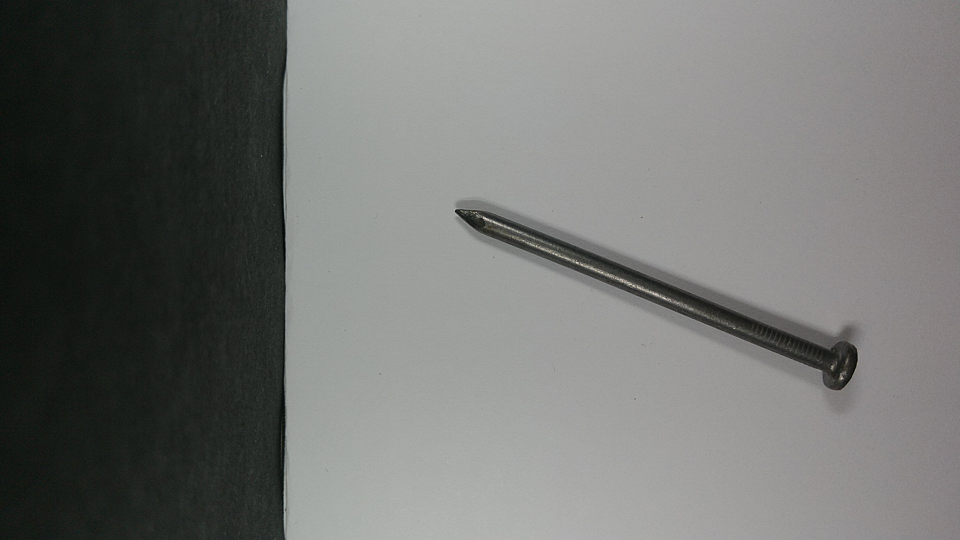
#> input picture Clasificador-de-imagenes/Data-Base/Evaluacion/photo0.jpg, 1920 x 1080 px, found by its file name (shown at 1/2 size)
$ python borrarFondo.py
#> lines starting #> are read from the running program, lines starting #| are printed output that depends on the picture
import numpy as np
import cv2

#Load the Image
imgo = cv2.imread('/home/carlos/Documentos/Image-Classifier/Data-Base/YTrain/ZTornillos/photo0.jpg')
#> imgo is the input picture: shape (1080, 1920, 3); mean B, G, R 112.4, 114.8, 113.6
height, width = imgo.shape[:2]
#> height = 1080; width = 1920

#Create a mask holder
mask = np.zeros(imgo.shape[:2],np.uint8)

#Grab Cut the object
bgdModel = np.zeros((1,65),np.float64)
fgdModel = np.zeros((1,65),np.float64)

#Hard Coding the Rect The object must lie within this rect.
rect = (1079,1079,width-1,height-1)
#> rect = (1079, 1079, 1919, 1079)
cv2.grabCut(imgo,mask,rect,bgdModel,fgdModel,5,cv2.GC_INIT_WITH_RECT)
mask = np.where((mask==2)|(mask==0),0,1).astype('uint8')
img1 = imgo*mask[:,:,np.newaxis]
#> img1: shape (1080, 1920, 3); every value is 0

#Get the background
background = imgo - img1

#Change all pixels in the background that are not black to white
background[np.where((background > [100,100,100]).all(axis = 2))] = [255,255,255]
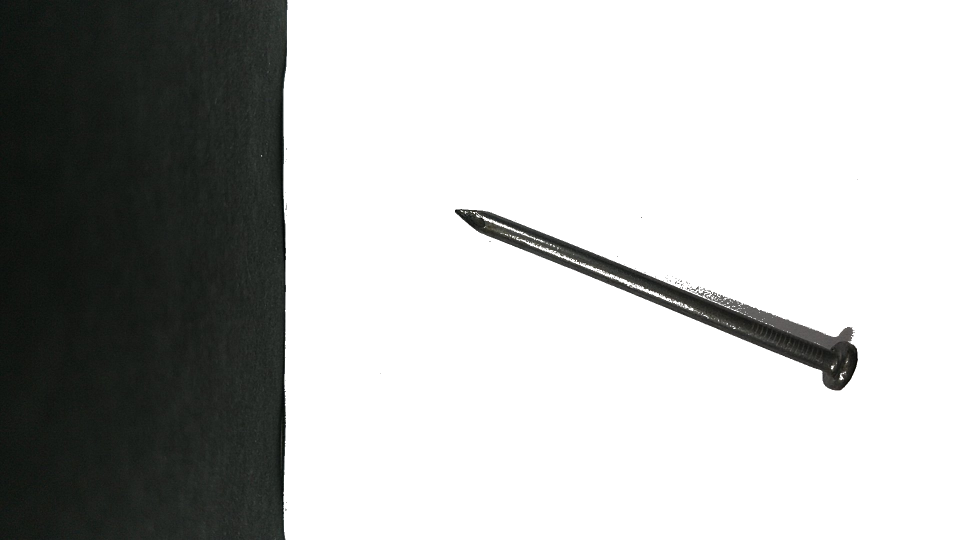
#> background: shape (1080, 1920, 3) (shown at 1/2 size); mean B, G, R 183.1, 184.3, 183.1


#Add the background and the image
final = background + img1

#To be done - Smoothening the edges

cv2.imwrite('image12.jpg', final )

cv2.waitKey(0)
cv2.destroyAllWindows()


$ run again, with Clasificador-de-imagenes/Data-Base/Evaluacion/photo1.jpg copied over Clasificador-de-imagenes/Data-Base/Evaluacion/photo0.jpg
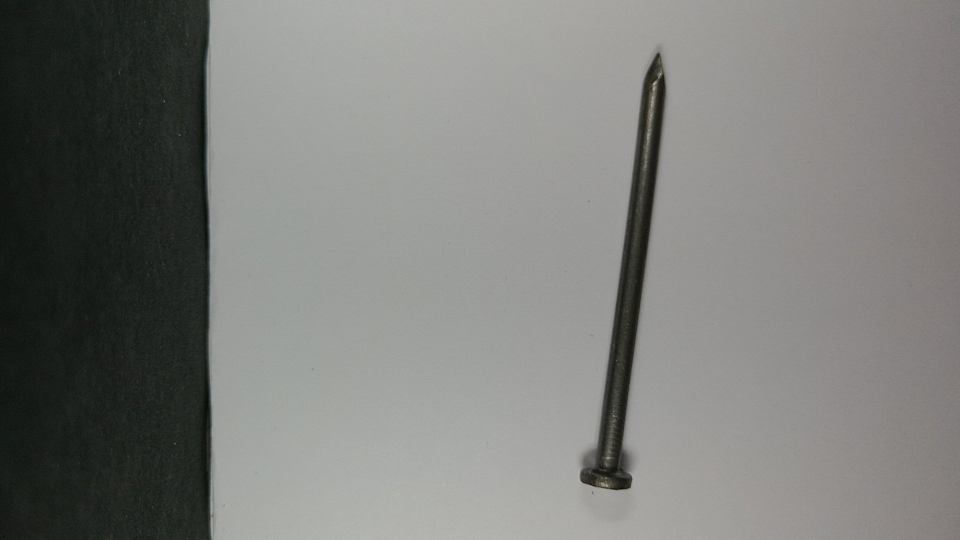
#> input picture Clasificador-de-imagenes/Data-Base/Evaluacion/photo1.jpg, 1920 x 1080 px, found by its file name (shown at 1/2 size)
#> imgo is the input picture: shape (1080, 1920, 3); mean B, G, R 122, 125.1, 124.5
#> img1: shape (1080, 1920, 3); every value is 0
#> `background[np.where((background > [100,100,100]).all(axis = 2))] = [25..`:
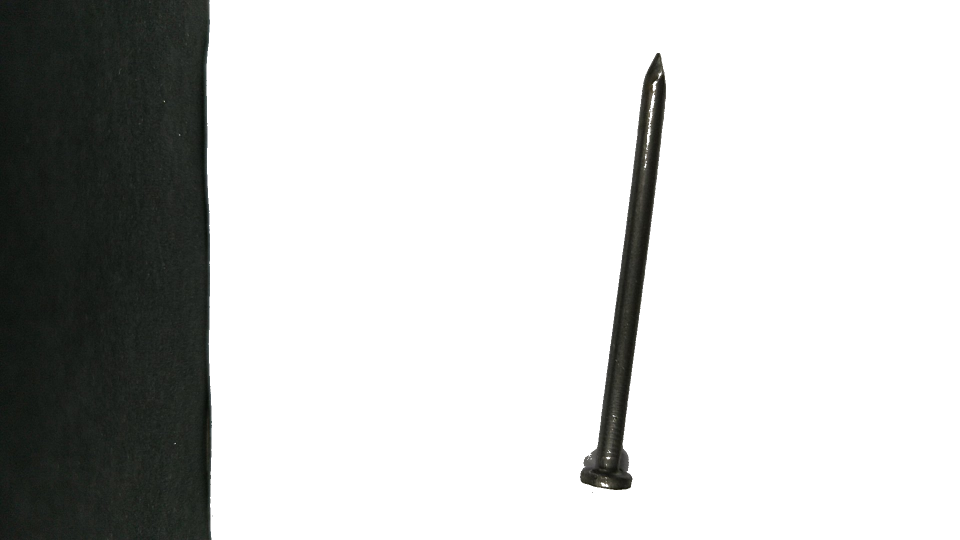
#> background: shape (1080, 1920, 3) (shown at 1/2 size); mean B, G, R 201.2, 202.2, 201.2

$ run again, with Clasificador-de-imagenes/Data-Base/Evaluacion/photo10.jpg copied over Clasificador-de-imagenes/Data-Base/Evaluacion/photo0.jpg
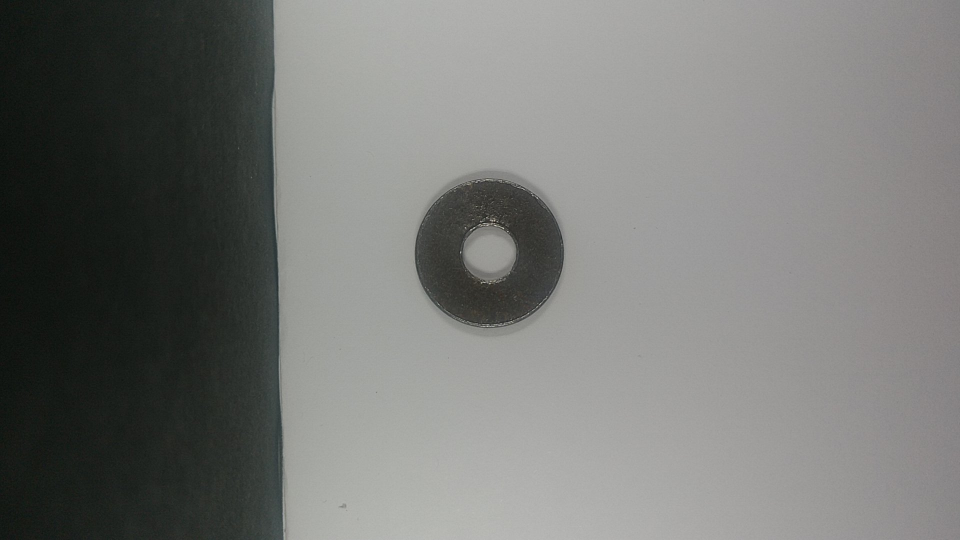
#> input picture Clasificador-de-imagenes/Data-Base/Evaluacion/photo10.jpg, 1920 x 1080 px, found by its file name (shown at 1/2 size)
#> imgo is the input picture: shape (1080, 1920, 3); mean B, G, R 116.7, 119.4, 118.3
#> img1: shape (1080, 1920, 3); every value is 0
#> `background[np.where((background > [100,100,100]).all(axis = 2))] = [25..`:
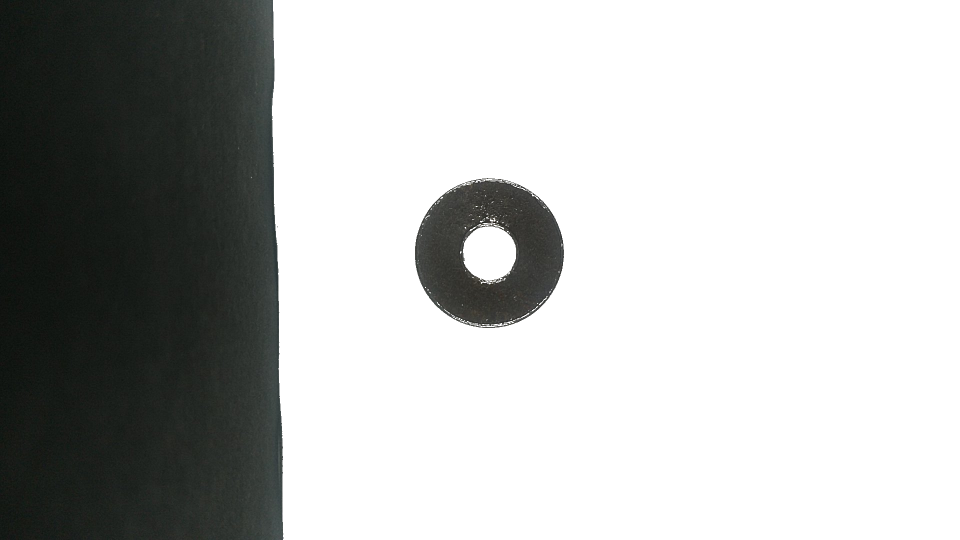
#> background: shape (1080, 1920, 3) (shown at 1/2 size); mean B, G, R 185.1, 186.3, 184.9

$ run again, with Clasificador-de-imagenes/Data-Base/Evaluacion/photo11.jpg copied over Clasificador-de-imagenes/Data-Base/Evaluacion/photo0.jpg
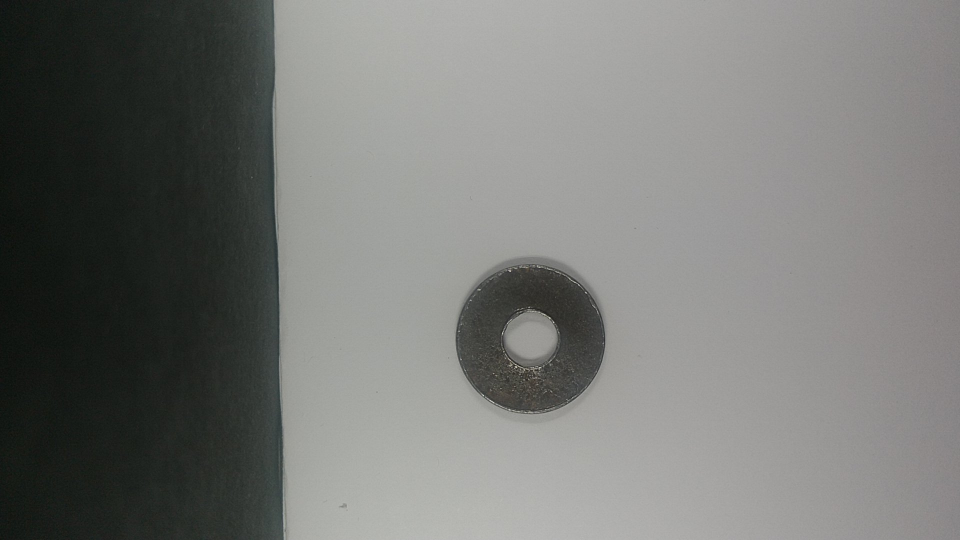
#> input picture Clasificador-de-imagenes/Data-Base/Evaluacion/photo11.jpg, 1920 x 1080 px, found by its file name (shown at 1/2 size)
#> imgo is the input picture: shape (1080, 1920, 3); mean B, G, R 117.1, 120, 118.9
#> img1: shape (1080, 1920, 3); every value is 0
#> `background[np.where((background > [100,100,100]).all(axis = 2))] = [25..`:
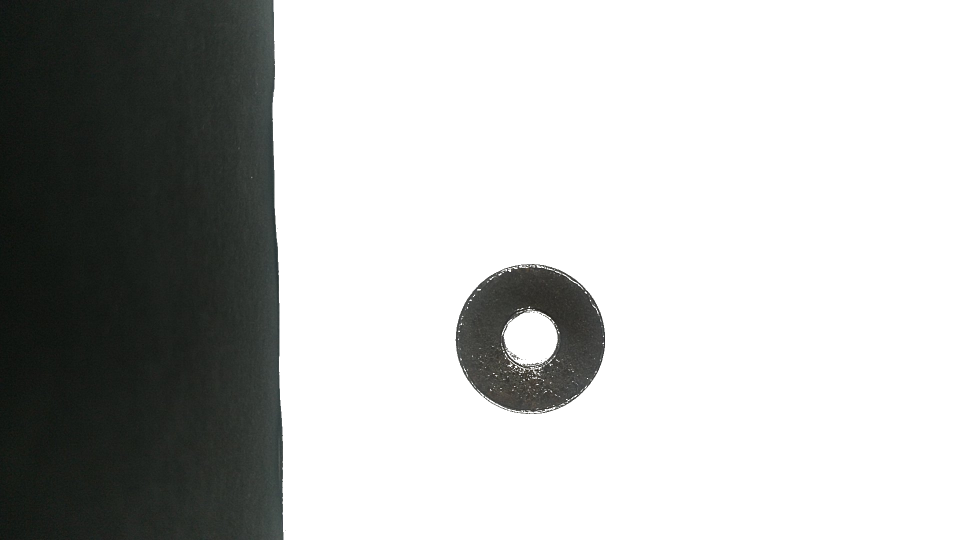
#> background: shape (1080, 1920, 3) (shown at 1/2 size); mean B, G, R 185.2, 186.4, 185.1
